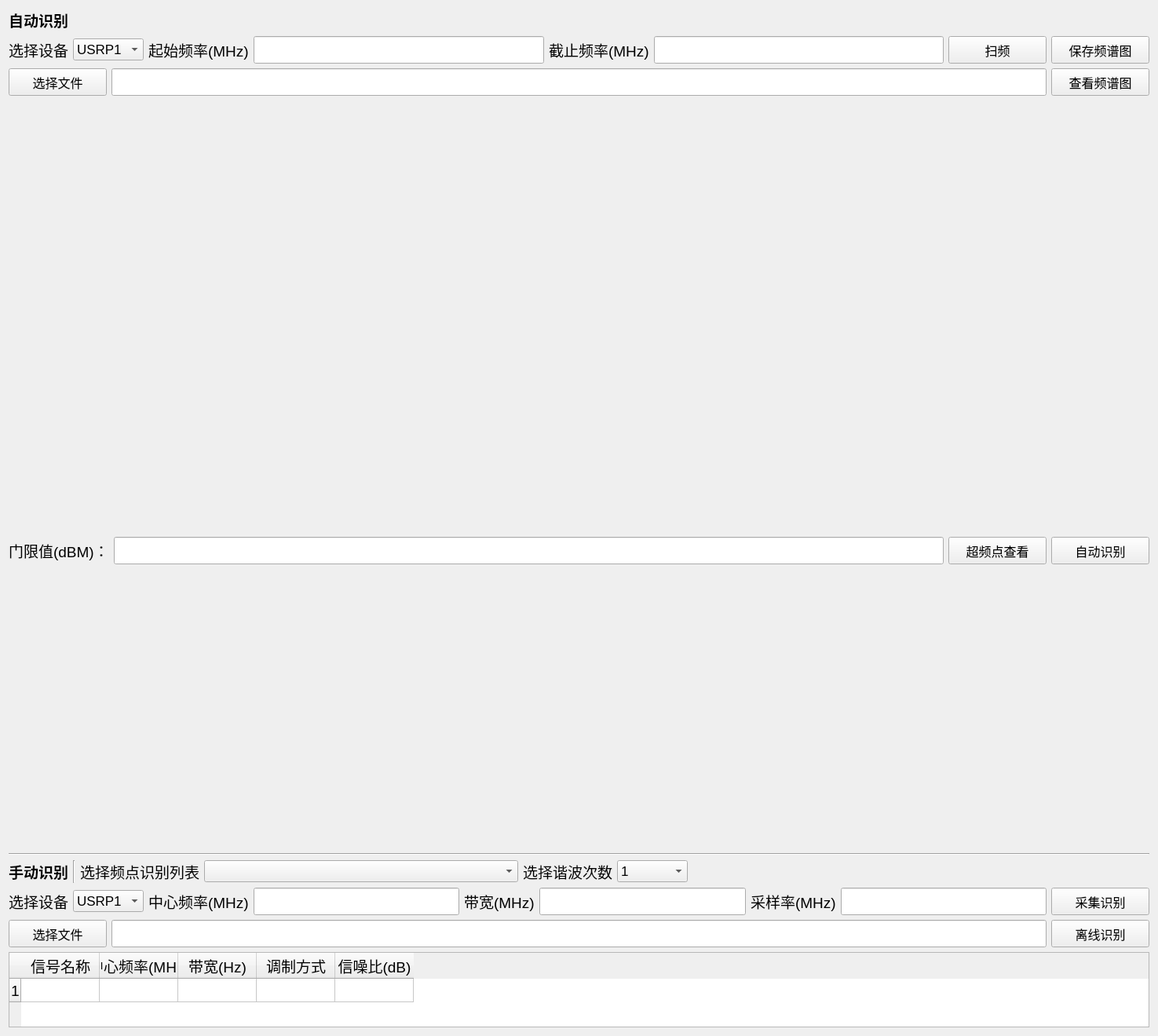
          <widget class="QWidget" name="scrollAreaWidgetContents">
           <property name="geometry">
            <rect>
             <x>0</x>
             <y>-641</y>
             <width>1475</width>
             <height>1320</height>
            </rect>
           </property>
           <layout class="QVBoxLayout" name="verticalLayout_5">
            <item>
             <widget class="QLabel" name="label">
              <property name="font">
               <font>
                <pointsize>14</pointsize>
                <weight>75</weight>
                <bold>true</bold>
               </font>
              </property>
              <property name="text">
               <string>自动识别</string>
              </property>
             </widget>
            </item>
            <item>
             <layout class="QHBoxLayout" name="horizontalLayout_3">
              <item>
               <widget class="QLabel" name="label_9">
                <property name="font">
                 <font>
                  <pointsize>14</pointsize>
                 </font>
                </property>
                <property name="text">
                 <string>选择设备</string>
                </property>
               </widget>
              </item>
              <item>
               <widget class="QComboBox" name="comboBox_2">
                <property name="minimumSize">
                 <size>
                  <width>90</width>
                  <height>0</height>
                 </size>
                </property>
                <property name="font">
                 <font>
                  <pointsize>13</pointsize>
                 </font>
                </property>
                <item>
                 <property name="text">
                  <string>USRP1</string>
                 </property>
                </item>
                <item>
                 <property name="text">
                  <string>USRP2</string>
                 </property>
                </item>
                <item>
                 <property name="text">
                  <string>USRP3</string>
                 </property>
                </item>
                <item>
                 <property name="text">
                  <string>USRP4</string>
                 </property>
                </item>
                <item>
                 <property name="text">
                  <string>3900A</string>
                 </property>
                </item>
               </widget>
              </item>
              <item>
               <widget class="QLabel" name="label_2">
                <property name="font">
                 <font>
                  <pointsize>14</pointsize>
                 </font>
                </property>
                <property name="text">
                 <string>起始频率(MHz)</string>
                </property>
               </widget>
              </item>
              <item>
               <widget class="QLineEdit" name="lineEdit_1">
                <property name="minimumSize">
                 <size>
                  <width>0</width>
                  <height>35</height>
                 </size>
                </property>
                <property name="font">
                 <font>
                  <family>Times New Roman</family>
                  <pointsize>14</pointsize>
                  <weight>75</weight>
                  <bold>true</bold>
                 </font>
                </property>
               </widget>
              </item>
              <item>
               <widget class="QLabel" name="label_3">
                <property name="font">
                 <font>
                  <pointsize>14</pointsize>
                 </font>
                </property>
                <property name="text">
                 <string>截止频率(MHz)</string>
                </property>
               </widget>
              </item>
              <item>
               <widget class="QLineEdit" name="lineEdit_2">
                <property name="minimumSize">
                 <size>
                  <width>0</width>
                  <height>35</height>
                 </size>
                </property>
                <property name="font">
                 <font>
                  <family>Times New Roman</family>
                  <pointsize>14</pointsize>
                  <weight>75</weight>
                  <bold>true</bold>
                 </font>
                </property>
               </widget>
              </item>
              <item>
               <widget class="QPushButton" name="pushButton_1">
                <property name="sizePolicy">
                 <sizepolicy hsizetype="Minimum" vsizetype="Fixed">
                  <horstretch>0</horstretch>
                  <verstretch>0</verstretch>
                 </sizepolicy>
                </property>
                <property name="minimumSize">
                 <size>
                  <width>125</width>
                  <height>35</height>
                 </size>
                </property>
                <property name="font">
                 <font>
                  <pointsize>12</pointsize>
                 </font>
                </property>
                <property name="cursor">
                 <cursorShape>PointingHandCursor</cursorShape>
                </property>
                <property name="text">
                 <string>扫频</string>
                </property>
               </widget>
              </item>
              <item>
               <widget class="QPushButton" name="pushButton_9">
                <property name="sizePolicy">
                 <sizepolicy hsizetype="Minimum" vsizetype="Fixed">
                  <horstretch>0</horstretch>
                  <verstretch>0</verstretch>
                 </sizepolicy>
                </property>
                <property name="minimumSize">
                 <size>
                  <width>125</width>
                  <height>35</height>
                 </size>
                </property>
                <property name="font">
                 <font>
                  <pointsize>12</pointsize>
                 </font>
                </property>
                <property name="cursor">
                 <cursorShape>PointingHandCursor</cursorShape>
                </property>
                <property name="text">
                 <string>保存频谱图</string>
                </property>
               </widget>
              </item>
             </layout>
            </item>
            <item>
             <layout class="QHBoxLayout" name="horizontalLayout_2">
              <item>
               <widget class="QPushButton" name="pushButton_5">
                <property name="sizePolicy">
                 <sizepolicy hsizetype="Minimum" vsizetype="Fixed">
                  <horstretch>0</horstretch>
                  <verstretch>0</verstretch>
                 </sizepolicy>
                </property>
                <property name="minimumSize">
                 <size>
                  <width>125</width>
                  <height>35</height>
                 </size>
                </property>
                <property name="font">
                 <font>
                  <pointsize>12</pointsize>
                 </font>
                </property>
                <property name="cursor">
                 <cursorShape>PointingHandCursor</cursorShape>
                </property>
                <property name="text">
                 <string>选择文件</string>
                </property>
               </widget>
              </item>
              <item>
               <widget class="QLineEdit" name="lineEdit_3">
                <property name="minimumSize">
                 <size>
                  <width>0</width>
                  <height>35</height>
                 </size>
                </property>
                <property name="font">
                 <font>
                  <family>Times New Roman</family>
                  <pointsize>14</pointsize>
                  <weight>75</weight>
                  <bold>true</bold>
                 </font>
                </property>
               </widget>
              </item>
              <item>
               <widget class="QPushButton" name="pushButton_6">
                <property name="sizePolicy">
                 <sizepolicy hsizetype="Minimum" vsizetype="Fixed">
                  <horstretch>0</horstretch>
                  <verstretch>0</verstretch>
                 </sizepolicy>
                </property>
                <property name="minimumSize">
                 <size>
                  <width>125</width>
                  <height>35</height>
                 </size>
                </property>
                <property name="font">
                 <font>
                  <pointsize>12</pointsize>
                 </font>
                </property>
                <property name="cursor">
                 <cursorShape>PointingHandCursor</cursorShape>
                </property>
                <property name="text">
                 <string>查看频谱图</string>
                </property>
               </widget>
              </item>
             </layout>
            </item>
            <item>
             <widget class="QWidget" name="widget" native="true">
              <property name="minimumSize">
               <size>
                <width>0</width>
                <height>550</height>
               </size>
              </property>
              <property name="maximumSize">
               <size>
                <width>16777215</width>
                <height>16777215</height>
               </size>
              </property>
              <layout class="QVBoxLayout" name="verticalLayout_2">
               <item>
                <layout class="QVBoxLayout" name="verticalLayout">
                 <item>
                  <spacer name="horizontalSpacer">
                   <property name="orientation">
                    <enum>Qt::Horizontal</enum>
                   </property>
                   <property name="sizeHint" stdset="0">
                    <size>
                     <width>40</width>
                     <height>20</height>
                    </size>
                   </property>
                  </spacer>
                 </item>
                 <item>
                  <spacer name="verticalSpacer">
                   <property name="orientation">
                    <enum>Qt::Vertical</enum>
                   </property>
                   <property name="sizeHint" stdset="0">
                    <size>
                     <width>20</width>
                     <height>40</height>
                    </size>
                   </property>
                  </spacer>
                 </item>
                </layout>
               </item>
              </layout>
             </widget>
            </item>
            <item>
             <layout class="QHBoxLayout" name="horizontalLayout_5">
              <item>
               <widget class="QLabel" name="label_7">
                <property name="font">
                 <font>
                  <pointsize>14</pointsize>
                 </font>
                </property>
                <property name="text">
                 <string>门限值(dBM)：</string>
                </property>
               </widget>
              </item>
              <item>
               <widget class="QLineEdit" name="lineEdit_6">
                <property name="minimumSize">
                 <size>
                  <width>0</width>
                  <height>35</height>
                 </size>
                </property>
                <property name="font">
                 <font>
                  <family>Times New Roman</family>
                  <pointsize>14</pointsize>
                  <weight>75</weight>
                  <bold>true</bold>
                 </font>
                </property>
               </widget>
              </item>
              <item>
               <widget class="QPushButton" name="pushButton_8">
                <property name="sizePolicy">
                 <sizepolicy hsizetype="Minimum" vsizetype="Fixed">
                  <horstretch>0</horstretch>
                  <verstretch>0</verstretch>
                 </sizepolicy>
                </property>
                <property name="minimumSize">
                 <size>
                  <width>125</width>
                  <height>35</height>
                 </size>
                </property>
                <property name="font">
                 <font>
                  <pointsize>12</pointsize>
                 </font>
                </property>
                <property name="cursor">
                 <cursorShape>PointingHandCursor</cursorShape>
                </property>
                <property name="text">
                 <string>超频点查看</string>
                </property>
               </widget>
              </item>
              <item>
               <widget class="QPushButton" name="pushButton_7">
                <property name="sizePolicy">
                 <sizepolicy hsizetype="Minimum" vsizetype="Fixed">
                  <horstretch>0</horstretch>
                  <verstretch>0</verstretch>
                 </sizepolicy>
                </property>
                <property name="minimumSize">
                 <size>
                  <width>125</width>
                  <height>35</height>
                 </size>
                </property>
                <property name="font">
                 <font>
                  <pointsize>12</pointsize>
                 </font>
                </property>
                <property name="cursor">
                 <cursorShape>PointingHandCursor</cursorShape>
                </property>
                <property name="text">
                 <string>自动识别</string>
                </property>
               </widget>
              </item>
             </layout>
            </item>
            <item>
             <widget class="QWidget" name="widget_2" native="true">
              <property name="minimumSize">
               <size>
                <width>0</width>
                <height>350</height>
               </size>
              </property>
              <property name="maximumSize">
               <size>
                <width>16777215</width>
                <height>16777215</height>
               </size>
              </property>
              <layout class="QVBoxLayout" name="verticalLayout_3">
               <item>
                <layout class="QVBoxLayout" name="verticalLayout_4">
                 <item>
                  <spacer name="horizontalSpacer_2">
                   <property name="orientation">
                    <enum>Qt::Horizontal</enum>
                   </property>
                   <property name="sizeHint" stdset="0">
                    <size>
                     <width>40</width>
                     <height>20</height>
                    </size>
                   </property>
                  </spacer>
                 </item>
                 <item>
                  <spacer name="verticalSpacer_2">
                   <property name="orientation">
                    <enum>Qt::Vertical</enum>
                   </property>
                   <property name="sizeHint" stdset="0">
                    <size>
                     <width>20</width>
                     <height>40</height>
                    </size>
                   </property>
                  </spacer>
                 </item>
                </layout>
               </item>
              </layout>
             </widget>
            </item>
            <item>
             <widget class="Line" name="line">
              <property name="orientation">
               <enum>Qt::Horizontal</enum>
              </property>
             </widget>
            </item>
            <item>
             <layout class="QHBoxLayout" name="horizontalLayout_23">
              <item>
               <widget class="QLabel" name="label_4">
                <property name="font">
                 <font>
                  <pointsize>14</pointsize>
                  <weight>75</weight>
                  <bold>true</bold>
                 </font>
                </property>
                <property name="text">
                 <string>手动识别</string>
                </property>
               </widget>
              </item>
              <item>
               <widget class="Line" name="line_35">
                <property name="orientation">
                 <enum>Qt::Vertical</enum>
                </property>
               </widget>
              </item>
              <item>
               <widget class="QLabel" name="label_58">
                <property name="font">
                 <font>
                  <pointsize>14</pointsize>
                 </font>
                </property>
                <property name="text">
                 <string>选择频点识别列表</string>
                </property>
               </widget>
              </item>
              <item>
               <widget class="QComboBox" name="comboBox_14">
                <property name="minimumSize">
                 <size>
                  <width>400</width>
                  <height>0</height>
                 </size>
                </property>
                <property name="font">
                 <font>
                  <pointsize>13</pointsize>
                 </font>
                </property>
               </widget>
              </item>
              <item>
               <widget class="QLabel" name="label_61">
                <property name="font">
                 <font>
                  <pointsize>14</pointsize>
                 </font>
                </property>
                <property name="text">
                 <string>选择谐波次数</string>
                </property>
               </widget>
              </item>
              <item>
               <widget class="QComboBox" name="comboBox_13">
                <property name="minimumSize">
                 <size>
                  <width>90</width>
                  <height>0</height>
                 </size>
                </property>
                <property name="font">
                 <font>
                  <pointsize>13</pointsize>
                 </font>
                </property>
                <item>
                 <property name="text">
                  <string>1</string>
                 </property>
                </item>
                <item>
                 <property name="text">
                  <string>2</string>
                 </property>
                </item>
                <item>
                 <property name="text">
                  <string>3</string>
                 </property>
                </item>
               </widget>
              </item>
              <item>
               <spacer name="horizontalSpacer_10">
                <property name="orientation">
                 <enum>Qt::Horizontal</enum>
                </property>
                <property name="sizeHint" stdset="0">
                 <size>
                  <width>40</width>
                  <height>20</height>
                 </size>
                </property>
               </spacer>
              </item>
             </layout>
            </item>
            <item>
             <layout class="QHBoxLayout" name="horizontalLayout">
              <item>
               <widget class="QLabel" name="label_10">
                <property name="font">
                 <font>
                  <pointsize>14</pointsize>
                 </font>
                </property>
                <property name="text">
                 <string>选择设备</string>
                </property>
               </widget>
              </item>
              <item>
               <widget class="QComboBox" name="comboBox_3">
                <property name="minimumSize">
                 <size>
                  <width>90</width>
                  <height>0</height>
                 </size>
                </property>
                <property name="font">
                 <font>
                  <pointsize>13</pointsize>
                 </font>
                </property>
                <item>
                 <property name="text">
                  <string>USRP1</string>
                 </property>
                </item>
                <item>
                 <property name="text">
                  <string>USRP2</string>
                 </property>
                </item>
                <item>
                 <property name="text">
                  <string>USRP3</string>
                 </property>
                </item>
                <item>
                 <property name="text">
                  <string>USRP4</string>
                 </property>
                </item>
                <item>
                 <property name="text">
                  <string>3900A</string>
                 </property>
                </item>
               </widget>
              </item>
              <item>
               <widget class="QLabel" name="label_5">
                <property name="font">
                 <font>
                  <pointsize>14</pointsize>
                 </font>
                </property>
                <property name="text">
                 <string>中心频率(MHz)</string>
                </property>
               </widget>
              </item>
              <item>
               <widget class="QLineEdit" name="lineEdit_4">
                <property name="minimumSize">
                 <size>
                  <width>0</width>
                  <height>35</height>
                 </size>
                </property>
                <property name="font">
                 <font>
                  <family>Times New Roman</family>
                  <pointsize>14</pointsize>
                  <weight>75</weight>
                  <bold>true</bold>
                 </font>
                </property>
               </widget>
              </item>
              <item>
               <widget class="QLabel" name="label_6">
                <property name="font">
                 <font>
                  <pointsize>14</pointsize>
                 </font>
                </property>
                <property name="text">
                 <string>带宽(MHz)</string>
                </property>
               </widget>
              </item>
              <item>
               <widget class="QLineEdit" name="lineEdit_5">
                <property name="minimumSize">
                 <size>
                  <width>0</width>
                  <height>35</height>
                 </size>
                </property>
                <property name="font">
                 <font>
                  <family>Times New Roman</family>
                  <pointsize>14</pointsize>
                  <weight>75</weight>
                  <bold>true</bold>
                 </font>
                </property>
               </widget>
              </item>
              <item>
               <widget class="QLabel" name="label_8">
                <property name="font">
                 <font>
                  <pointsize>14</pointsize>
                 </font>
                </property>
                <property name="text">
                 <string>采样率(MHz)</string>
                </property>
               </widget>
              </item>
              <item>
               <widget class="QLineEdit" name="lineEdit_8">
                <property name="minimumSize">
                 <size>
                  <width>0</width>
                  <height>35</height>
                 </size>
                </property>
                <property name="font">
                 <font>
                  <family>Times New Roman</family>
                  <pointsize>14</pointsize>
                  <weight>75</weight>
                  <bold>true</bold>
                 </font>
                </property>
               </widget>
              </item>
              <item>
               <widget class="QPushButton" name="pushButton_2">
                <property name="sizePolicy">
                 <sizepolicy hsizetype="Minimum" vsizetype="Fixed">
                  <horstretch>0</horstretch>
                  <verstretch>0</verstretch>
                 </sizepolicy>
                </property>
                <property name="minimumSize">
                 <size>
                  <width>125</width>
                  <height>35</height>
                 </size>
                </property>
                <property name="font">
                 <font>
                  <pointsize>12</pointsize>
                 </font>
                </property>
                <property name="cursor">
                 <cursorShape>PointingHandCursor</cursorShape>
                </property>
                <property name="text">
                 <string>采集识别</string>
                </property>
               </widget>
              </item>
             </layout>
            </item>
            <item>
             <layout class="QHBoxLayout" name="horizontalLayout_4">
              <item>
               <widget class="QPushButton" name="pushButton_3">
                <property name="sizePolicy">
                 <sizepolicy hsizetype="Minimum" vsizetype="Fixed">
                  <horstretch>0</horstretch>
                  <verstretch>0</verstretch>
                 </sizepolicy>
                </property>
                <property name="minimumSize">
                 <size>
                  <width>125</width>
                  <height>35</height>
                 </size>
                </property>
                <property name="font">
                 <font>
                  <pointsize>12</pointsize>
                 </font>
                </property>
                <property name="cursor">
                 <cursorShape>PointingHandCursor</cursorShape>
                </property>
                <property name="text">
                 <string>选择文件</string>
                </property>
               </widget>
              </item>
              <item>
               <widget class="QLineEdit" name="lineEdit_7">
                <property name="minimumSize">
                 <size>
                  <width>0</width>
                  <height>35</height>
                 </size>
                </property>
                <property name="font">
                 <font>
                  <family>Times New Roman</family>
                  <pointsize>14</pointsize>
                  <weight>75</weight>
                  <bold>true</bold>
                 </font>
                </property>
               </widget>
              </item>
              <item>
               <widget class="QPushButton" name="pushButton_4">
                <property name="sizePolicy">
                 <sizepolicy hsizetype="Minimum" vsizetype="Fixed">
                  <horstretch>0</horstretch>
                  <verstretch>0</verstretch>
                 </sizepolicy>
                </property>
                <property name="minimumSize">
                 <size>
                  <width>125</width>
                  <height>35</height>
                 </size>
                </property>
                <property name="font">
                 <font>
                  <pointsize>12</pointsize>
                 </font>
                </property>
                <property name="cursor">
                 <cursorShape>PointingHandCursor</cursorShape>
                </property>
                <property name="text">
                 <string>离线识别</string>
                </property>
               </widget>
              </item>
             </layout>
            </item>
            <item>
             <widget class="QTableWidget" name="tableWidget_3">
              <property name="maximumSize">
               <size>
                <width>16777215</width>
                <height>96</height>
               </size>
              </property>
              <property name="font">
               <font>
                <pointsize>14</pointsize>
                <weight>50</weight>
                <bold>false</bold>
               </font>
              </property>
              <row>
               <property name="text">
                <string>1</string>
               </property>
               <property name="font">
                <font>
                 <pointsize>14</pointsize>
                </font>
               </property>
              </row>
              <column>
               <property name="text">
                <string>信号名称</string>
               </property>
               <property name="font">
                <font>
                 <pointsize>14</pointsize>
                 <weight>50</weight>
                 <bold>false</bold>
                </font>
               </property>
              </column>
              <column>
               <property name="text">
                <string>中心频率(MHz)</string>
               </property>
               <property name="font">
                <font>
                 <pointsize>14</pointsize>
                 <weight>50</weight>
                 <bold>false</bold>
                </font>
               </property>
              </column>
              <column>
               <property name="text">
                <string>带宽(Hz)</string>
               </property>
               <property name="font">
                <font>
                 <pointsize>14</pointsize>
                 <weight>50</weight>
                 <bold>false</bold>
                </font>
               </property>
              </column>
              <column>
               <property name="text">
                <string>调制方式</string>
               </property>
               <property name="font">
                <font>
                 <pointsize>14</pointsize>
                </font>
               </property>
              </column>
              <column>
               <property name="text">
                <string>信噪比(dB)</string>
               </property>
               <property name="font">
                <font>
                 <pointsize>14</pointsize>
                </font>
               </property>
              </column>
              <item row="0" column="1">
               <property name="text">
                <string/>
               </property>
              </item>
             </widget>
            </item>
           </layout>
          </widget>
